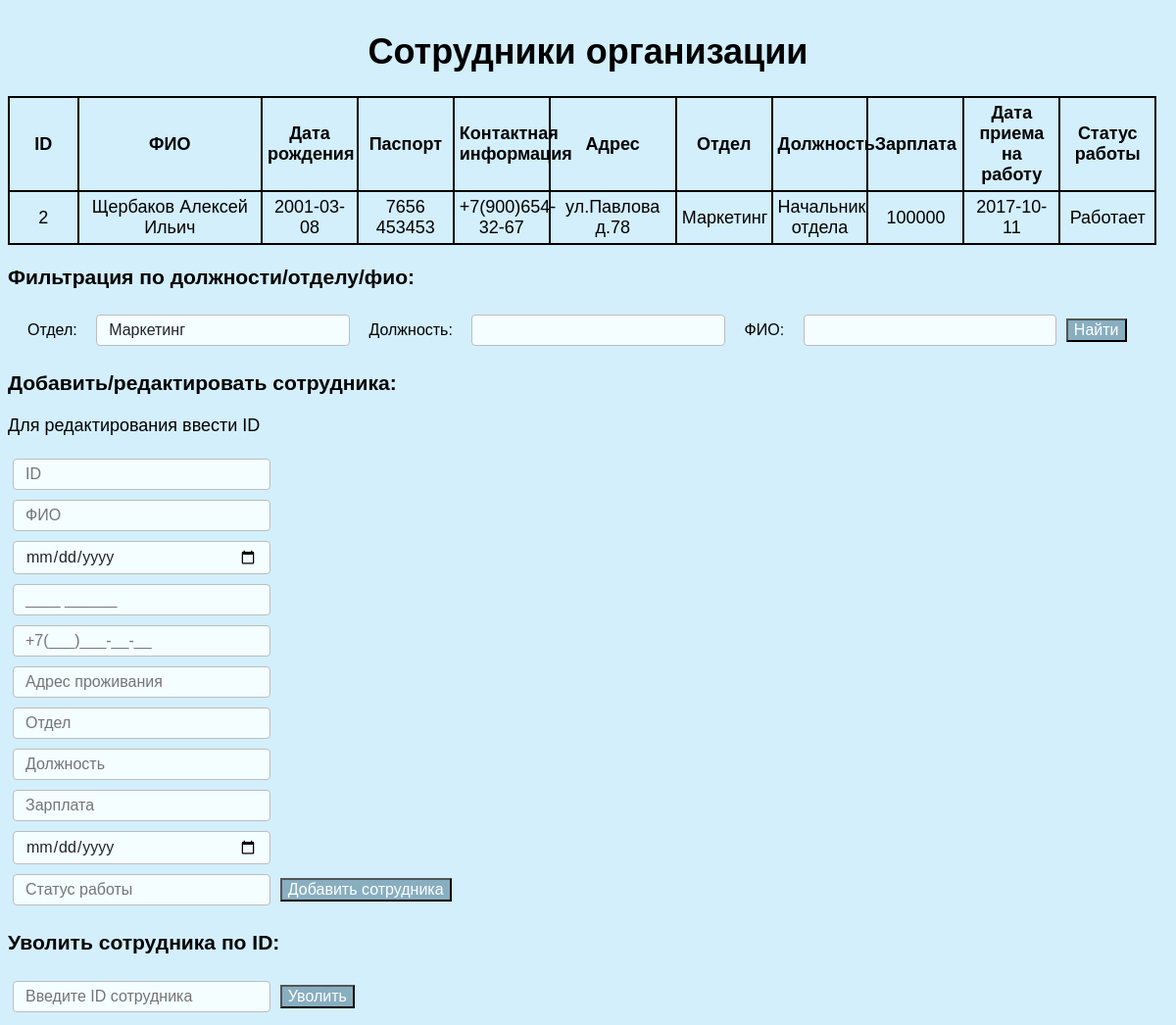
Page /index.php?FOtdel=Маркетинг on the earlier database version.
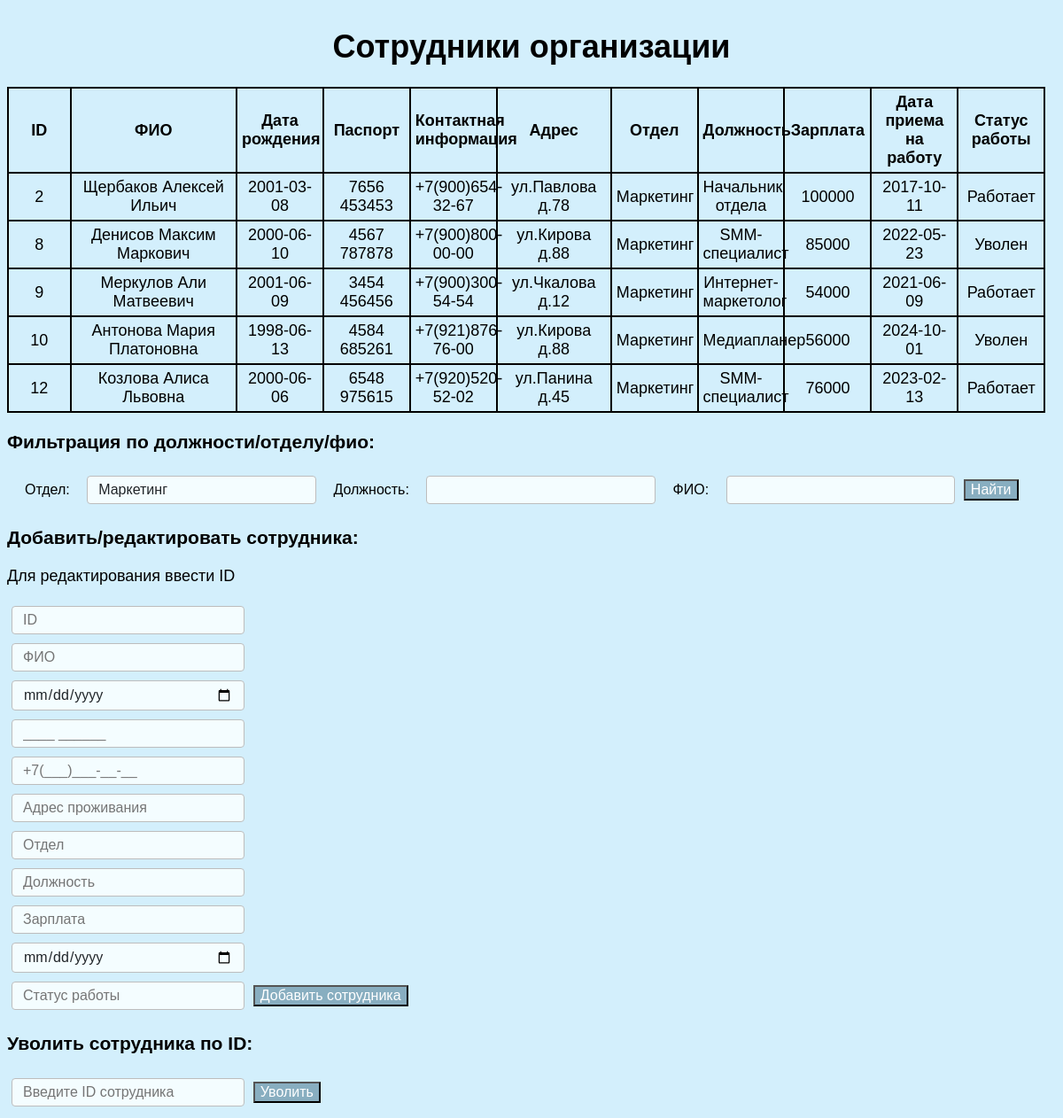
Same page on the later database version.
### tables this page shows
CREATE TABLE `sotr` (
  `ID` int(11) NOT NULL,
  `FIO` varchar(75) NOT NULL,
  `DataRozhdenia` date NOT NULL,
  `Pasport` varchar(15) NOT NULL,
  `KontaktnayaInfa` varchar(75) NOT NULL,
  `Adres` varchar(75) NOT NULL,
  `Otdel` varchar(75) NOT NULL,
  `Dolzhnost` varchar(75) NOT NULL,
  `Zarplata` int(11) NOT NULL,
  `DataPrinatia` date NOT NULL,
  `Statusr` varchar(10) NOT NULL
);

### index.php (the view, shortened to what this page needs)
<!DOCTYPE html>
<html lang="en">
<head>
    <link href="style.css" rel="stylesheet" type="text/css">
</head>
<body>
<?php
require_once 'config.php';
$FOtdel = isset($_GET['FOtdel']) ?$_GET['FOtdel'] : '';
$FDolzhnost = isset($_GET['FDolzhnost']) ?$_GET['FDolzhnost'] : '';$FFIO = isset($_GET['FFIO']) ?$_GET['FFIO'] : '';
$query = "SELECT * FROM sotr WHERE 1=1";
if ($FOtdel) {
    $query .= " AND Otdel LIKE '%$FOtdel%'";
}
$result = mysqli_query($conn, $query);
$list = array();
while ($row = mysqli_fetch_assoc($result)) {
$list[] = $row;
}
?>
<h1>Сотрудники организации</h1>
<table>
<thead>
    <th style=width:5%>ID</th>
    <th style=width:15%;>ФИО</th>
    <th>Дата рождения</th>
    <th>Паспорт</th>
    <th>Контактная информация</th>
    <th style=width:10%;>Адрес</th>
    <th>Отдел</th>
    <th>Должность</th>
    <th>Зарплата</th>
    <th>Дата приема на работу</th>
    <th>Статус работы</th>
</thead>
<tbody>
    <?php foreach($list as $item): ?>
        <tr>
            <td> <?php echo htmlspecialchars($item['ID']);?></td>
            <td> <?php echo htmlspecialchars($item['FIO']);?></td>
            <td> <?php echo htmlspecialchars($item['DataRozhdenia']);?></td>
            <td> <?php echo htmlspecialchars($item['Pasport']);?></td>
            <td> <?php echo htmlspecialchars($item['KontaktnayaInfa']);?></td>
            <td> <?php echo htmlspecialchars($item['Adres']);?></td>
            <td> <?php echo htmlspecialchars($item['Otdel']);?></td>
            <td> <?php echo htmlspecialchars($item['Dolzhnost']);?></td>
            <td> <?php echo htmlspecialchars($item['Zarplata']);?></td>
            <td> <?php echo htmlspecialchars($item['DataPrinatia']);?></td>
            <td> <?php echo htmlspecialchars($item['Statusr']);?></td>
        </tr>
    <?php endforeach; ?>
</tbody>
</table>
<h3> Фильтрация по должности/отделу/фио: </h3>
<form class = "filtr" method="GET" action="">
    <label class = "filtr" for="Otdel">Отдел:</label>
    <input type="text" id="Otdel" name="FOtdel" value="<?php echo htmlspecialchars($FOtdel); ?>">
    <label class = "filtr" for="Dolzhnost">Должность:</label>
    <input type="text" id="Dolzhnost" name="FDolzhnost" value="<?php echo htmlspecialchars($FDolzhnost); ?>">
    <label class = "filtr" for="FIO">ФИО:</label>
    <input type="text" id="FIO" name="FFIO" value="<?php echo htmlspecialchars($FFIO); ?>">
    <button class="btn btn-white btn-        animate" type="submit">Найти</button>
</form>
<h3>Добавить/редактировать сотрудника:</h3>
<p>Для редактирования ввести ID</p>
<form method="POST" action="">
    <input type="text" name="ID" placeholder="ID"><br>
    <input type="text" name="FIO" placeholder="ФИО" required><br>
    <input type="date" name="DataRozhdenia" placeholder="Дата рождения" required><br>
    <input type="text" id="pasport" name="Pasport" placeholder="____ ______" required><br>
    <input type="text" id="phone" name="KontaktnayaInfa" placeholder="+7(___)___-__-__" required><br>
    <input type="text" name="Adres" placeholder="Адрес проживания" required><br>
    <input type="text" name="Otdel" placeholder="Отдел" required><br>
    <input type="text" name="Dolzhnost" placeholder="Должность" required><br>
    <input type="number" name="Zarplata" placeholder="Зарплата" required><br>
    <input type="date" name="DataPrinatia" placeholder="Дата принятия на работу" required><br>
    <input type="text" name="Statusr" placeholder="Статус работы" required>
    <button class="btn btn-white btn-        animate" type="submit">Добавить сотрудника</button>
</form>
<h3>Уволить сотрудника по ID:</h3>
<form method="POST" action="">
    <input type="number" name="id" placeholder="Введите ID сотрудника" required>
    <button class="btn btn-white btn-        animate" type="submit">Уволить</button>
</form>
</body>
</html>

Differences in the rows shown:
added sotr: ID "8", FIO "Денисов Максим Маркович", DataRozhdenia "2000-06-10", Pasport "4567 787878", KontaktnayaInfa "+7(900)800-00-00", Adres "ул.Кирова д.88", Otdel "Маркетинг", Dolzhnost "SMM-специалист", Zarplata "85000", DataPrinatia "2022-05-23", Statusr "Уволен"
added sotr: ID "9", FIO "Меркулов Али Матвеевич", DataRozhdenia "2001-06-09", Pasport "3454 456456", KontaktnayaInfa "+7(900)300-54-54", Adres "ул.Чкалова д.12", Otdel "Маркетинг", Dolzhnost "Интернет-маркетолог", Zarplata "54000", DataPrinatia "2021-06-09", Statusr "Работает"
added sotr: ID "10", FIO "Антонова Мария Платоновна", DataRozhdenia "1998-06-13", Pasport "4584 685261", KontaktnayaInfa "+7(921)876-76-00", Adres "ул.Кирова д.88", Otdel "Маркетинг", Dolzhnost "Медиапланер", Zarplata "56000", DataPrinatia "2024-10-01", Statusr "Уволен"
added sotr: ID "12", FIO "Козлова Алиса Львовна", DataRozhdenia "2000-06-06", Pasport "6548 975615", KontaktnayaInfa "+7(920)520-52-02", Adres "ул.Панина д.45", Otdel "Маркетинг", Dolzhnost "SMM-специалист", Zarplata "76000", DataPrinatia "2023-02-13", Statusr "Работает"
